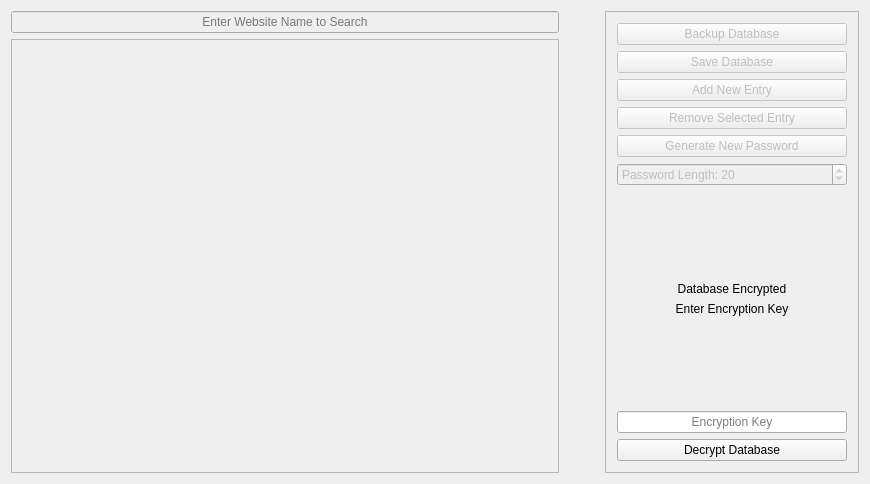
<?xml version="1.0" encoding="UTF-8"?>
<ui version="4.0">
 <class>MainWindow</class>
 <widget class="QMainWindow" name="MainWindow">
  <property name="geometry">
   <rect>
    <x>0</x>
    <y>0</y>
    <width>870</width>
    <height>484</height>
   </rect>
  </property>
  <property name="minimumSize">
   <size>
    <width>620</width>
    <height>420</height>
   </size>
  </property>
  <property name="windowTitle">
   <string>PassMan</string>
  </property>
  <property name="windowIcon">
   <iconset resource="resources.qrc">
    <normaloff>:/icons/passman_icon.svg</normaloff>:/icons/passman_icon.svg</iconset>
  </property>
  <property name="tabShape">
   <enum>QTabWidget::Rounded</enum>
  </property>
  <widget class="QWidget" name="centralWidget">
   <layout class="QGridLayout" name="gridLayout">
    <item row="0" column="0">
     <layout class="QHBoxLayout" name="horizontalLayout">
      <item>
       <layout class="QVBoxLayout" name="verticalLayout">
        <item>
         <layout class="QHBoxLayout" name="horizontalLayout_2">
          <item>
           <widget class="QLineEdit" name="lineEditSearch">
            <property name="enabled">
             <bool>false</bool>
            </property>
            <property name="alignment">
             <set>Qt::AlignCenter</set>
            </property>
            <property name="placeholderText">
             <string>Enter Website Name to Search</string>
            </property>
           </widget>
          </item>
         </layout>
        </item>
        <item>
         <widget class="QTableWidget" name="tableWidgetCredentials">
          <property name="enabled">
           <bool>false</bool>
          </property>
          <property name="editTriggers">
           <set>QAbstractItemView::DoubleClicked|QAbstractItemView::EditKeyPressed</set>
          </property>
          <property name="gridStyle">
           <enum>Qt::NoPen</enum>
          </property>
          <property name="wordWrap">
           <bool>false</bool>
          </property>
          <property name="columnCount">
           <number>0</number>
          </property>
          <attribute name="horizontalHeaderDefaultSectionSize">
           <number>100</number>
          </attribute>
          <attribute name="horizontalHeaderMinimumSectionSize">
           <number>41</number>
          </attribute>
         </widget>
        </item>
       </layout>
      </item>
      <item>
       <spacer name="horizontalSpacer">
        <property name="orientation">
         <enum>Qt::Horizontal</enum>
        </property>
        <property name="sizeType">
         <enum>QSizePolicy::Minimum</enum>
        </property>
        <property name="sizeHint" stdset="0">
         <size>
          <width>40</width>
          <height>20</height>
         </size>
        </property>
       </spacer>
      </item>
      <item>
       <widget class="QFrame" name="frameControl">
        <property name="frameShape">
         <enum>QFrame::StyledPanel</enum>
        </property>
        <property name="frameShadow">
         <enum>QFrame::Raised</enum>
        </property>
        <layout class="QVBoxLayout" name="verticalLayout_2">
         <item>
          <widget class="QPushButton" name="pushButtonBackup">
           <property name="enabled">
            <bool>false</bool>
           </property>
           <property name="text">
            <string>Backup Database</string>
           </property>
          </widget>
         </item>
         <item>
          <widget class="QPushButton" name="pushButtonSave">
           <property name="enabled">
            <bool>false</bool>
           </property>
           <property name="text">
            <string>Save Database</string>
           </property>
          </widget>
         </item>
         <item>
          <widget class="QPushButton" name="pushButtonAddEntry">
           <property name="enabled">
            <bool>false</bool>
           </property>
           <property name="text">
            <string>Add New Entry</string>
           </property>
          </widget>
         </item>
         <item>
          <widget class="QPushButton" name="pushButtonRemoveEntry">
           <property name="enabled">
            <bool>false</bool>
           </property>
           <property name="text">
            <string>Remove Selected Entry</string>
           </property>
          </widget>
         </item>
         <item>
          <widget class="QPushButton" name="pushButtonGeneratePassword">
           <property name="enabled">
            <bool>false</bool>
           </property>
           <property name="text">
            <string>Generate New Password</string>
           </property>
          </widget>
         </item>
         <item>
          <layout class="QHBoxLayout" name="horizontalLayout_3">
           <item>
            <widget class="QSpinBox" name="spinBoxPasswordLength">
             <property name="enabled">
              <bool>false</bool>
             </property>
             <property name="suffix">
              <string/>
             </property>
             <property name="prefix">
              <string>Password Length: </string>
             </property>
             <property name="maximum">
              <number>1000</number>
             </property>
             <property name="value">
              <number>20</number>
             </property>
             <property name="displayIntegerBase">
              <number>10</number>
             </property>
            </widget>
           </item>
          </layout>
         </item>
         <item>
          <spacer name="verticalSpacer">
           <property name="orientation">
            <enum>Qt::Vertical</enum>
           </property>
           <property name="sizeHint" stdset="0">
            <size>
             <width>20</width>
             <height>40</height>
            </size>
           </property>
          </spacer>
         </item>
         <item>
          <widget class="QLabel" name="labelDatabaseInfo">
           <property name="text">
            <string>Database Encrypted</string>
           </property>
           <property name="alignment">
            <set>Qt::AlignCenter</set>
           </property>
           <property name="wordWrap">
            <bool>true</bool>
           </property>
          </widget>
         </item>
         <item>
          <widget class="QLabel" name="labelEncryptionInfo">
           <property name="frameShape">
            <enum>QFrame::NoFrame</enum>
           </property>
           <property name="text">
            <string>Enter Encryption Key</string>
           </property>
           <property name="textFormat">
            <enum>Qt::AutoText</enum>
           </property>
           <property name="alignment">
            <set>Qt::AlignCenter</set>
           </property>
           <property name="wordWrap">
            <bool>true</bool>
           </property>
          </widget>
         </item>
         <item>
          <spacer name="verticalSpacer_2">
           <property name="orientation">
            <enum>Qt::Vertical</enum>
           </property>
           <property name="sizeHint" stdset="0">
            <size>
             <width>20</width>
             <height>40</height>
            </size>
           </property>
          </spacer>
         </item>
         <item>
          <widget class="QLineEdit" name="lineEditEncryptionKey">
           <property name="sizePolicy">
            <sizepolicy hsizetype="Minimum" vsizetype="Fixed">
             <horstretch>0</horstretch>
             <verstretch>0</verstretch>
            </sizepolicy>
           </property>
           <property name="baseSize">
            <size>
             <width>0</width>
             <height>0</height>
            </size>
           </property>
           <property name="inputMask">
            <string/>
           </property>
           <property name="text">
            <string/>
           </property>
           <property name="echoMode">
            <enum>QLineEdit::Password</enum>
           </property>
           <property name="alignment">
            <set>Qt::AlignCenter</set>
           </property>
           <property name="placeholderText">
            <string>Encryption Key</string>
           </property>
          </widget>
         </item>
         <item>
          <widget class="QPushButton" name="pushButtonUnlock">
           <property name="minimumSize">
            <size>
             <width>230</width>
             <height>0</height>
            </size>
           </property>
           <property name="text">
            <string>Decrypt Database</string>
           </property>
          </widget>
         </item>
        </layout>
       </widget>
      </item>
     </layout>
    </item>
   </layout>
  </widget>
 </widget>
 <layoutdefault spacing="6" margin="11"/>
 <resources>
  <include location="resources.qrc"/>
 </resources>
 <connections>
  <connection>
   <sender>lineEditEncryptionKey</sender>
   <signal>returnPressed()</signal>
   <receiver>pushButtonUnlock</receiver>
   <slot>click()</slot>
   <hints>
    <hint type="sourcelabel">
     <x>734</x>
     <y>418</y>
    </hint>
    <hint type="destinationlabel">
     <x>734</x>
     <y>450</y>
    </hint>
   </hints>
  </connection>
 </connections>
</ui>
